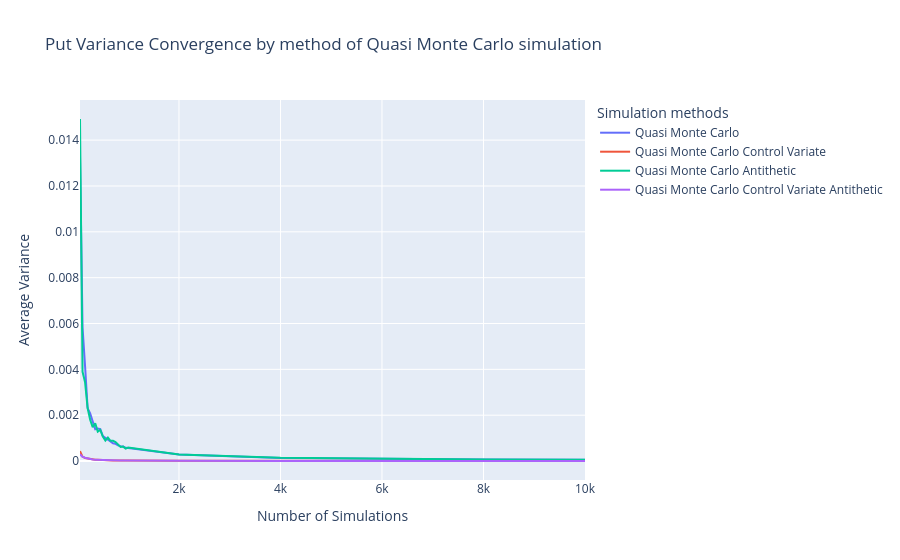

Write notebook code for a chart like this one.
### Code cell
fig = go.Figure()

# Courbe 1 : Moyenne
fig.add_trace(go.Scatter(
    x=df_put_quasi_mc.index,
    y=df_put_quasi_mc["var_normalized"],
    mode='lines',
    name='Quasi Monte Carlo'
))

fig.add_trace(go.Scatter(
    x=df_put_quasi_mc_cv.index,
    y=df_put_quasi_mc_cv["var_normalized"],
    mode='lines',
    name='Quasi Monte Carlo Control Variate'
))

fig.add_trace(go.Scatter(
    x=df_put_quasi_mc_an.index,
    y=df_put_quasi_mc_an["var_normalized"],
    mode='lines',
    name='Quasi Monte Carlo Antithetic'
))

fig.add_trace(go.Scatter(
    x=df_put_quasi_mc_an_cv.index,
    y=df_put_quasi_mc_an_cv["var_normalized"],
    mode='lines',
    name='Quasi Monte Carlo Control Variate Antithetic'
))

fig.update_layout(
    title="Put Variance Convergence by method of Quasi Monte Carlo simulation",
    xaxis_title="Number of Simulations",
    yaxis_title="Average Variance",
    legend_title="Simulation methods"
)

fig.show()

### Figure 1 — Plotly figure (JSON) as saved in the notebook; plotly's stock layout.template omitted (floating-point values rounded to 4 significant figures)
{"data": [{"mode": "lines", "name": "Quasi Monte Carlo", "type": "scatter", "x": [50, 100, 150, 200, 250, 300, 350, 400, 450, 500, 550, 600, 650, 700, 750, 800, 850, 900, 950, 1000, 2000, 4000, 6000, 8000, 10000], "y": [0.01329, 0.005838, 0.004128, 0.00231, 0.002075, 0.00168, 0.001388, 0.001418, 0.001396, 0.001092, 0.001002, 0.000911, 0.000858, 0.0007777, 0.0007507, 0.0006855, 0.0006395, 0.0006301, 0.0005746, 0.0005661, 0.000283, 0.0001374, 9.046e-05, 6.935e-05, 5.385e-05]}, {"mode": "lines", "name": "Quasi Monte Carlo Control Variate", "type": "scatter", "x": [50, 100, 150, 200, 250, 300, 350, 400, 450, 500, 550, 600, 650, 700, 750, 800, 850, 900, 950, 1000, 2000, 4000, 6000, 8000, 10000], "y": [0.0004361, 0.0001948, 0.000129, 0.0001031, 8.085e-05, 6.513e-05, 5.436e-05, 5.151e-05, 4.241e-05, 4.03e-05, 3.723e-05, 3.259e-05, 3.082e-05, 2.803e-05, 2.712e-05, 2.488e-05, 2.257e-05, 2.219e-05, 2.133e-05, 2.008e-05, 9.978e-06, 4.993e-06, 3.291e-06, 2.454e-06, 1.986e-06]}, {"mode": "lines", "name": "Quasi Monte Carlo Antithetic", "type": "scatter", "x": [50, 100, 150, 200, 250, 300, 350, 400, 450, 500, 550, 600, 650, 700, 750, 800, 850, 900, 950, 1000, 2000, 4000, 6000, 8000, 10000], "y": [0.01492, 0.003894, 0.003434, 0.002314, 0.001799, 0.001481, 0.001647, 0.001284, 0.001356, 0.001069, 0.0008953, 0.001024, 0.0008854, 0.0008868, 0.0008246, 0.000709, 0.0006149, 0.0006298, 0.0005419, 0.0005864, 0.0002874, 0.0001418, 9.552e-05, 7.09e-05, 5.663e-05]}, {"mode": "lines", "name": "Quasi Monte Carlo Control Variate Antithetic", "type": "scatter", "x": [50, 100, 150, 200, 250, 300, 350, 400, 450, 500, 550, 600, 650, 700, 750, 800, 850, 900, 950, 1000, 2000, 4000, 6000, 8000, 10000], "y": [0.0002933, 0.0001848, 0.0001429, 0.0001071, 8.163e-05, 6.419e-05, 5.87e-05, 5.217e-05, 4.509e-05, 4.012e-05, 3.639e-05, 3.389e-05, 3.204e-05, 2.784e-05, 2.667e-05, 2.627e-05, 2.342e-05, 2.248e-05, 2.126e-05, 2.004e-05, 1.016e-05, 5.028e-06, 3.351e-06, 2.506e-06, 2.014e-06]}], "layout": {"legend": {"title": {"text": "Simulation methods"}}, "title": {"text": "Put Variance Convergence by method of Quasi Monte Carlo simulation"}, "xaxis": {"title": {"text": "Number of Simulations"}}, "yaxis": {"title": {"text": "Average Variance"}}}}
